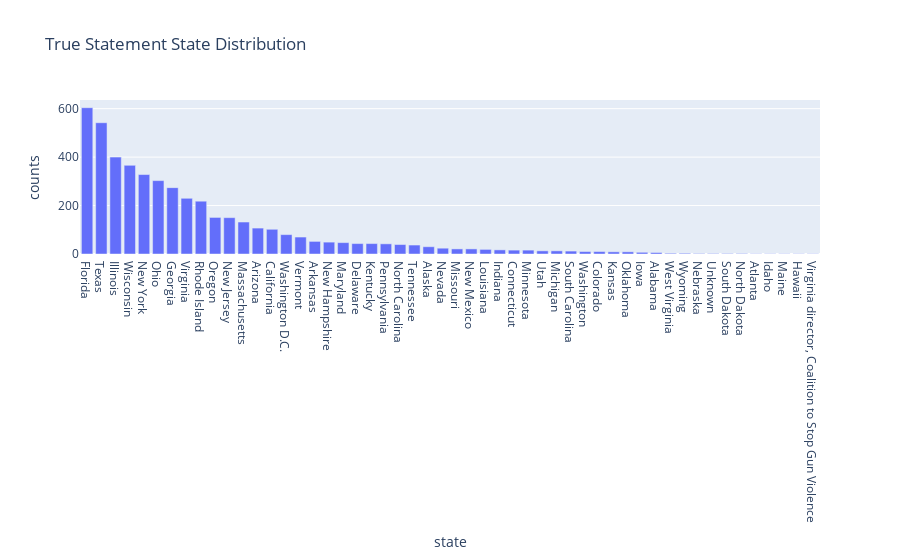

Write notebook code for a chart like this one.
### Markdown cell above
# State Info Distribution
Takeaway from below seems to be that no state is considerably more inclined to "True" or "False" statements (top in each category are roughly the same)

### Code cell
state_true_counts = true_ex.state_info.value_counts()
px.bar(state_true_counts, x=state_true_counts.index, y=state_true_counts.values, labels={"index": "state", "y": "counts"}, title="True Statement State Distribution")

### Figure 1 — Plotly figure (JSON) as saved in the notebook; plotly's stock layout.template omitted (floating-point values rounded to 4 significant figures)
{"data": [{"alignmentgroup": "True", "hovertemplate": "state=%{x}<br>counts=%{y}<extra></extra>", "legendgroup": "", "marker": {"color": "#636efa"}, "name": "", "offsetgroup": "", "orientation": "v", "showlegend": false, "textposition": "auto", "type": "bar", "x": ["Florida", "Texas", "Illinois", "Wisconsin", "New York", "Ohio", "Georgia", "Virginia", "Rhode Island", "Oregon", "New Jersey", "Massachusetts", "Arizona", "California", "Washington D.C.", "Vermont", "Arkansas", "New Hampshire", "Maryland", "Delaware", "Kentucky", "Pennsylvania", "North Carolina", "Tennessee", "Alaska", "Nevada", "Missouri", "New Mexico", "Louisiana", "Indiana", "Connecticut", "Minnesota", "Utah", "Michigan", "South Carolina", "Washington", "Colorado", "Kansas", "Oklahoma", "Iowa", "Alabama", "West Virginia", "Wyoming", "Nebraska", "Unknown", "South Dakota", "North Dakota", "Atlanta", "Idaho", "Maine", "Hawaii", "Virginia director, Coalition to Stop Gun Violence"], "xaxis": "x", "y": [604, 542, 400, 366, 328, 303, 274, 230, 218, 151, 150, 132, 107, 102, 80, 70, 52, 49, 47, 43, 43, 42, 39, 37, 30, 24, 21, 21, 19, 17, 16, 16, 13, 13, 12, 10, 10, 9, 9, 7, 6, 3, 3, 2, 2, 2, 2, 1, 1, 1, 1, 1], "yaxis": "y"}], "layout": {"barmode": "relative", "legend": {"tracegroupgap": 0}, "title": {"text": "True Statement State Distribution"}, "xaxis": {"anchor": "y", "domain": [0, 1], "title": {"text": "state"}}, "yaxis": {"anchor": "x", "domain": [0, 1], "title": {"text": "counts"}}}}
